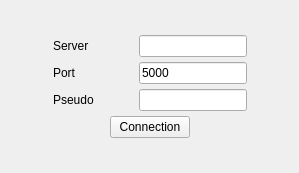
<?xml version="1.0" encoding="UTF-8"?>
<ui version="4.0">
 <class>Connection</class>
 <widget class="QWidget" name="Connection">
  <property name="geometry">
   <rect>
    <x>0</x>
    <y>0</y>
    <width>299</width>
    <height>173</height>
   </rect>
  </property>
  <property name="windowTitle">
   <string>Form</string>
  </property>
  <layout class="QVBoxLayout" name="verticalLayout">
   <property name="spacing">
    <number>5</number>
   </property>
   <property name="margin">
    <number>0</number>
   </property>
   <item>
    <spacer name="verticalSpacer">
     <property name="orientation">
      <enum>Qt::Vertical</enum>
     </property>
     <property name="sizeHint" stdset="0">
      <size>
       <width>20</width>
       <height>40</height>
      </size>
     </property>
    </spacer>
   </item>
   <item>
    <layout class="QHBoxLayout" name="horizontalLayout">
     <property name="spacing">
      <number>-1</number>
     </property>
     <property name="bottomMargin">
      <number>0</number>
     </property>
     <item>
      <spacer name="horizontalSpacer_3">
       <property name="orientation">
        <enum>Qt::Horizontal</enum>
       </property>
       <property name="sizeHint" stdset="0">
        <size>
         <width>40</width>
         <height>20</height>
        </size>
       </property>
      </spacer>
     </item>
     <item>
      <widget class="QLabel" name="serverLabel">
       <property name="sizePolicy">
        <sizepolicy hsizetype="Fixed" vsizetype="Fixed">
         <horstretch>0</horstretch>
         <verstretch>0</verstretch>
        </sizepolicy>
       </property>
       <property name="text">
        <string>Server</string>
       </property>
      </widget>
     </item>
     <item>
      <spacer name="horizontalSpacer_7">
       <property name="orientation">
        <enum>Qt::Horizontal</enum>
       </property>
       <property name="sizeType">
        <enum>QSizePolicy::Fixed</enum>
       </property>
       <property name="sizeHint" stdset="0">
        <size>
         <width>45</width>
         <height>20</height>
        </size>
       </property>
      </spacer>
     </item>
     <item>
      <widget class="QLineEdit" name="serverLineEdit">
       <property name="sizePolicy">
        <sizepolicy hsizetype="Fixed" vsizetype="Fixed">
         <horstretch>0</horstretch>
         <verstretch>0</verstretch>
        </sizepolicy>
       </property>
      </widget>
     </item>
     <item>
      <spacer name="horizontalSpacer_4">
       <property name="orientation">
        <enum>Qt::Horizontal</enum>
       </property>
       <property name="sizeHint" stdset="0">
        <size>
         <width>40</width>
         <height>20</height>
        </size>
       </property>
      </spacer>
     </item>
    </layout>
   </item>
   <item>
    <layout class="QHBoxLayout" name="horizontalLayout_4">
     <item>
      <spacer name="horizontalSpacer_10">
       <property name="orientation">
        <enum>Qt::Horizontal</enum>
       </property>
       <property name="sizeHint" stdset="0">
        <size>
         <width>40</width>
         <height>20</height>
        </size>
       </property>
      </spacer>
     </item>
     <item>
      <widget class="QLabel" name="portLabel">
       <property name="text">
        <string>Port</string>
       </property>
      </widget>
     </item>
     <item>
      <spacer name="horizontalSpacer_11">
       <property name="orientation">
        <enum>Qt::Horizontal</enum>
       </property>
       <property name="sizeType">
        <enum>QSizePolicy::Fixed</enum>
       </property>
       <property name="sizeHint" stdset="0">
        <size>
         <width>58</width>
         <height>20</height>
        </size>
       </property>
      </spacer>
     </item>
     <item>
      <widget class="QLineEdit" name="portLineEdit">
       <property name="sizePolicy">
        <sizepolicy hsizetype="Fixed" vsizetype="Fixed">
         <horstretch>0</horstretch>
         <verstretch>0</verstretch>
        </sizepolicy>
       </property>
       <property name="text">
        <string>5000</string>
       </property>
      </widget>
     </item>
     <item>
      <spacer name="horizontalSpacer_9">
       <property name="orientation">
        <enum>Qt::Horizontal</enum>
       </property>
       <property name="sizeHint" stdset="0">
        <size>
         <width>40</width>
         <height>20</height>
        </size>
       </property>
      </spacer>
     </item>
    </layout>
   </item>
   <item>
    <layout class="QHBoxLayout" name="horizontalLayout_2">
     <item>
      <spacer name="horizontalSpacer_5">
       <property name="orientation">
        <enum>Qt::Horizontal</enum>
       </property>
       <property name="sizeHint" stdset="0">
        <size>
         <width>40</width>
         <height>20</height>
        </size>
       </property>
      </spacer>
     </item>
     <item>
      <widget class="QLabel" name="pseudoLabel">
       <property name="sizePolicy">
        <sizepolicy hsizetype="Fixed" vsizetype="Fixed">
         <horstretch>0</horstretch>
         <verstretch>0</verstretch>
        </sizepolicy>
       </property>
       <property name="text">
        <string>Pseudo</string>
       </property>
      </widget>
     </item>
     <item>
      <spacer name="horizontalSpacer_8">
       <property name="orientation">
        <enum>Qt::Horizontal</enum>
       </property>
       <property name="sizeType">
        <enum>QSizePolicy::Fixed</enum>
       </property>
       <property name="sizeHint" stdset="0">
        <size>
         <width>40</width>
         <height>20</height>
        </size>
       </property>
      </spacer>
     </item>
     <item>
      <widget class="QLineEdit" name="pseudoLineEdit">
       <property name="sizePolicy">
        <sizepolicy hsizetype="Fixed" vsizetype="Fixed">
         <horstretch>0</horstretch>
         <verstretch>0</verstretch>
        </sizepolicy>
       </property>
      </widget>
     </item>
     <item>
      <spacer name="horizontalSpacer_6">
       <property name="orientation">
        <enum>Qt::Horizontal</enum>
       </property>
       <property name="sizeHint" stdset="0">
        <size>
         <width>40</width>
         <height>20</height>
        </size>
       </property>
      </spacer>
     </item>
    </layout>
   </item>
   <item>
    <layout class="QHBoxLayout" name="horizontalLayout_3">
     <item>
      <spacer name="horizontalSpacer">
       <property name="orientation">
        <enum>Qt::Horizontal</enum>
       </property>
       <property name="sizeHint" stdset="0">
        <size>
         <width>40</width>
         <height>20</height>
        </size>
       </property>
      </spacer>
     </item>
     <item>
      <widget class="QPushButton" name="connectPushButton">
       <property name="text">
        <string>Connection</string>
       </property>
      </widget>
     </item>
     <item>
      <spacer name="horizontalSpacer_2">
       <property name="orientation">
        <enum>Qt::Horizontal</enum>
       </property>
       <property name="sizeHint" stdset="0">
        <size>
         <width>40</width>
         <height>20</height>
        </size>
       </property>
      </spacer>
     </item>
    </layout>
   </item>
   <item>
    <spacer name="verticalSpacer_2">
     <property name="orientation">
      <enum>Qt::Vertical</enum>
     </property>
     <property name="sizeHint" stdset="0">
      <size>
       <width>20</width>
       <height>40</height>
      </size>
     </property>
    </spacer>
   </item>
  </layout>
 </widget>
 <resources/>
 <connections/>
</ui>
